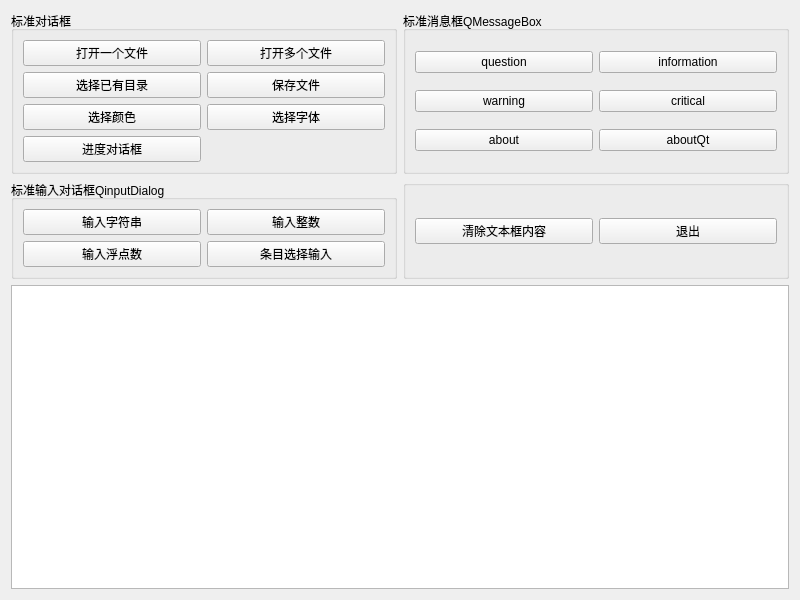
<?xml version="1.0" encoding="UTF-8"?>
<ui version="4.0">
 <class>Widget</class>
 <widget class="QWidget" name="Widget">
  <property name="geometry">
   <rect>
    <x>0</x>
    <y>0</y>
    <width>800</width>
    <height>600</height>
   </rect>
  </property>
  <property name="windowTitle">
   <string>Widget</string>
  </property>
  <layout class="QGridLayout" name="gridLayout_5">
   <item row="0" column="0">
    <widget class="QGroupBox" name="groupBox">
     <property name="title">
      <string>标准对话框</string>
     </property>
     <layout class="QGridLayout" name="gridLayout">
      <item row="0" column="0">
       <widget class="QPushButton" name="pushButton_openfile">
        <property name="text">
         <string>打开一个文件</string>
        </property>
       </widget>
      </item>
      <item row="0" column="1">
       <widget class="QPushButton" name="pushButton_openfiles">
        <property name="text">
         <string>打开多个文件</string>
        </property>
       </widget>
      </item>
      <item row="1" column="0">
       <widget class="QPushButton" name="pushButton_choosedir">
        <property name="text">
         <string>选择已有目录</string>
        </property>
       </widget>
      </item>
      <item row="1" column="1">
       <widget class="QPushButton" name="pushButton_savefile">
        <property name="text">
         <string>保存文件</string>
        </property>
       </widget>
      </item>
      <item row="2" column="0">
       <widget class="QPushButton" name="pushButton_choosecolor">
        <property name="text">
         <string>选择颜色</string>
        </property>
       </widget>
      </item>
      <item row="2" column="1">
       <widget class="QPushButton" name="pushButton_choosefont">
        <property name="text">
         <string>选择字体</string>
        </property>
       </widget>
      </item>
      <item row="3" column="0">
       <widget class="QPushButton" name="pushButton_process">
        <property name="text">
         <string>进度对话框</string>
        </property>
       </widget>
      </item>
     </layout>
    </widget>
   </item>
   <item row="0" column="1">
    <widget class="QGroupBox" name="groupBox_2">
     <property name="title">
      <string>标准消息框QMessageBox</string>
     </property>
     <layout class="QGridLayout" name="gridLayout_2">
      <item row="0" column="0">
       <widget class="QPushButton" name="pushButton_question">
        <property name="text">
         <string>question</string>
        </property>
       </widget>
      </item>
      <item row="0" column="1">
       <widget class="QPushButton" name="pushButton_information">
        <property name="text">
         <string>information</string>
        </property>
       </widget>
      </item>
      <item row="1" column="0">
       <widget class="QPushButton" name="pushButton_warning">
        <property name="text">
         <string>warning</string>
        </property>
       </widget>
      </item>
      <item row="1" column="1">
       <widget class="QPushButton" name="pushButton_critical">
        <property name="text">
         <string>critical</string>
        </property>
       </widget>
      </item>
      <item row="2" column="0">
       <widget class="QPushButton" name="pushButton_about">
        <property name="text">
         <string>about</string>
        </property>
       </widget>
      </item>
      <item row="2" column="1">
       <widget class="QPushButton" name="pushButton_aboutQt">
        <property name="text">
         <string>aboutQt</string>
        </property>
       </widget>
      </item>
     </layout>
    </widget>
   </item>
   <item row="1" column="0">
    <widget class="QGroupBox" name="groupBox_3">
     <property name="title">
      <string>标准输入对话框QinputDialog</string>
     </property>
     <layout class="QGridLayout" name="gridLayout_3">
      <item row="0" column="0">
       <widget class="QPushButton" name="pushButton_inputString">
        <property name="text">
         <string>输入字符串</string>
        </property>
       </widget>
      </item>
      <item row="0" column="1">
       <widget class="QPushButton" name="pushButton_inputInt">
        <property name="text">
         <string>输入整数</string>
        </property>
       </widget>
      </item>
      <item row="1" column="0">
       <widget class="QPushButton" name="pushButton_inputfloat">
        <property name="text">
         <string>输入浮点数</string>
        </property>
       </widget>
      </item>
      <item row="1" column="1">
       <widget class="QPushButton" name="pushButton_chooseItems">
        <property name="text">
         <string>条目选择输入</string>
        </property>
       </widget>
      </item>
     </layout>
    </widget>
   </item>
   <item row="1" column="1">
    <widget class="QGroupBox" name="groupBox_4">
     <property name="title">
      <string/>
     </property>
     <layout class="QGridLayout" name="gridLayout_4">
      <item row="0" column="0">
       <widget class="QPushButton" name="pushButton_clearcontent">
        <property name="text">
         <string>清除文本框内容</string>
        </property>
       </widget>
      </item>
      <item row="0" column="1">
       <widget class="QPushButton" name="pushButton_quit">
        <property name="text">
         <string>退出</string>
        </property>
       </widget>
      </item>
     </layout>
    </widget>
   </item>
   <item row="2" column="0" colspan="2">
    <widget class="QPlainTextEdit" name="plainTextEdit"/>
   </item>
  </layout>
 </widget>
 <resources/>
 <connections>
  <connection>
   <sender>pushButton_quit</sender>
   <signal>clicked()</signal>
   <receiver>Widget</receiver>
   <slot>close()</slot>
   <hints>
    <hint type="sourcelabel">
     <x>688</x>
     <y>246</y>
    </hint>
    <hint type="destinationlabel">
     <x>399</x>
     <y>299</y>
    </hint>
   </hints>
  </connection>
 </connections>
</ui>
